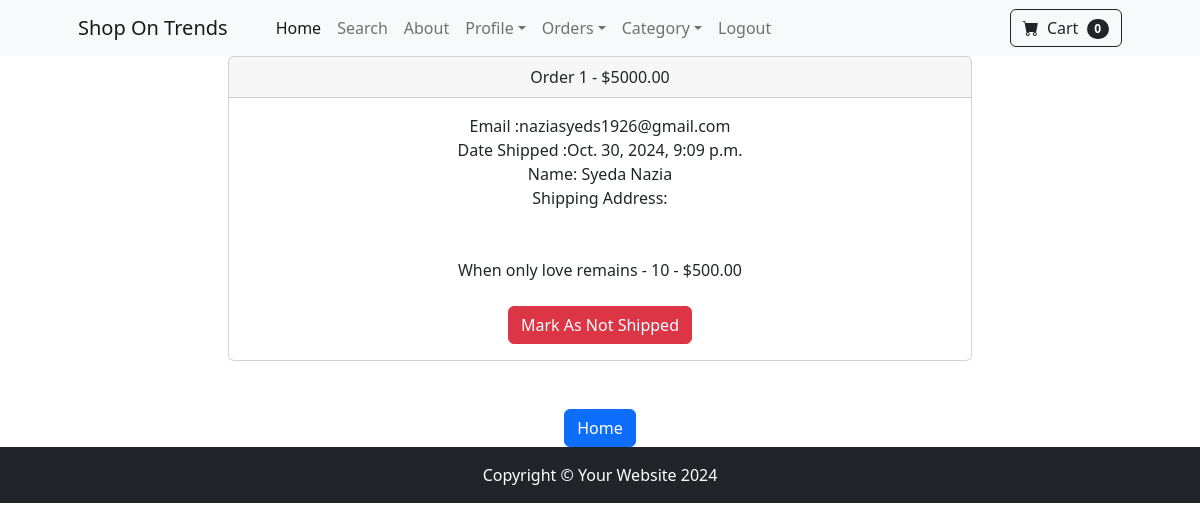
/payment/orders/1 (signed in), run on the app's committed database.
### payment/models.py (models this page shows, shortened)
class Order(models.Model):
    user = models.ForeignKey(User,on_delete=models.CASCADE,null = True,blank=True)
    full_name = models.CharField(max_length=250)
    email = models.EmailField(max_length=250)
    shipping_address = models.TextField(max_length=15000)
    amount_paid = models.DecimalField(max_digits=7,decimal_places=2)
    date_ordered = models.DateTimeField(auto_now_add=True)
    shipped = models.BooleanField(default=False)
    date_shipped = models.DateTimeField(blank=True,null=True)
    invoice = models.CharField(max_length=250,null=True,blank=True)
    paid = models.BooleanField(default=False)

class OrderItems(models.Model):
    user = models.ForeignKey(User,on_delete=models.CASCADE,null = True,blank=True)
    order = models.ForeignKey(Order,on_delete=models.CASCADE,null = True)
    product = models.ForeignKey(Product,on_delete=models.CASCADE,null = True)
    quantity = models.PositiveBigIntegerField(default=1)
    price = models.DecimalField(max_digits=7,decimal_places=2)

### store/models.py (models this page shows)
class Product(models.Model):
    name = models.CharField(max_length=100)
    price = models.DecimalField(default=0,decimal_places=2,max_digits=6)
    category = models.ForeignKey(Category, on_delete=models.CASCADE,default =1)
    description = models.CharField(max_length=350,default='',blank=True,null = True)
    image = models.ImageField(upload_to='uploads/product')
    is_sale = models.BooleanField(default=False)
    sale_price = models.DecimalField(default=0,decimal_places=2,max_digits=6)
    def __str__(self):
        return f'{self.name}'
    class Meta:
        verbose_name_plural = "products"

### payment/views.py (the view, shortened to what this page needs)
# urls.py: path('orders/<int:pk>',views.orders, name ="orders"),
def orders(request,pk):
    if request.user.is_authenticated and request.user.is_superuser:
        order = Order.objects.get(id=pk)
        items = OrderItems.objects.filter(order=pk)
        now = datetime.now()
        return render(request,"payment/orders.html",{"order":order,"items":items})
    else:
        messages.success(request,"Access Denied")
        return render(request,"",{})

### shoppingcart/cart.py (called while the page is built)
    def __len__(self):
        return len(self.cart)

### shoppingcart/context_processors.py (called while the page is built)
def cart(request):
    return {'cart':Cart(request)}

### payment/templates/payment/orders.html (shortened to what this page needs)
{% extends 'base.html' %}
{% block content %}
<div class ="container">
<div class="row">
    <center>
        <div class ="col-8">
            <div class="card">
                <div class="card-header">
                  Order {{order.id}} - ${{order.amount_paid}}
                </div>
                <div class="card-body">
                    Email :{{order.email}}
                    <br/>
                    {%if order.date_shipped%}
                        Date Shipped :{{order.date_shipped}}
                    {% else %}
                    Date Ordered :{{order.date_ordered}}
                    {%endif%}
                    <br/>
                    Name: {{order.full_name}}<br/>
                    Shipping Address:{{order.shipped_address}}<br/>
                    <br/><br/>
                    {%for item in items%}
                        {{item.product}}  - {{item.quantity}} - ${{item.price}}
                    {%endfor%}
                    <br/><br/>
                    {%if not order.shipped %}
                    <form method="POST">
                        {% csrf_token %}
                        <input type="hidden" name="shipping_status" value="true">
                        <button type="submit" class="btn btn-success">Mark As Shipped</button>
                    </form>
                    {%else%}
                    <form method="POST">
                        <button type="submit" class="btn btn-danger">Mark As Not Shipped</button>
                    </form>
                    {%endif%}
                </div>
              </div>
              <br/><br/>
              <a href="{% url 'home' %}" class="btn btn-primary">Home</a>
        </div>
    </center>
</div>
</div>
{% endblock %}

### data on the page
Order: id "1", amount_paid "5000.00", email "naziasyeds1926@gmail.com", date_shipped "Oct. 30, 2024, 9:09 p.m.", full_name "Syeda Nazia"
OrderItems: product "When only love remains", quantity "10", price "500.00"

### other printed values
{{ cart|length }} "0"
